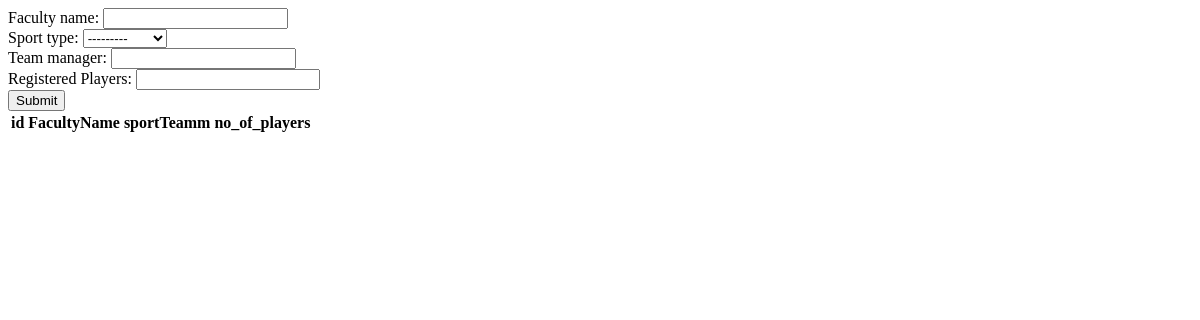
Before: /faculty/ with the older database file.
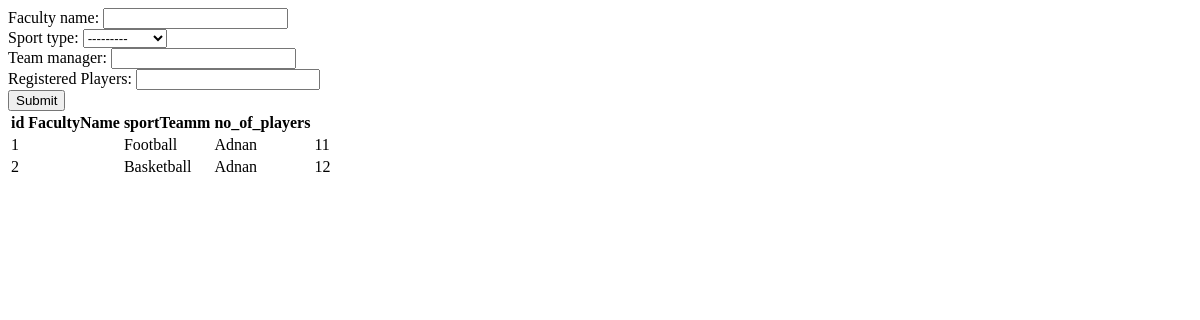
After: the same page with the newer database file.
### system/models.py (models this page shows, shortened)
class FacultyTeam(models.Model):
    sports = [
        ("Football", "Football"),
        ("Netball","Netaball"),
        ("Volleyball","Volleyball"),
        ("Basketball","Basketball"),
        ("Athletics","Athletics")
    ]
    Faculty_name = models.CharField(max_length=100)
    sport_type = models.CharField(max_length=100, choices=sports)
    team_manager = models.CharField(max_length=100)
    no_of_registered_players = models.PositiveBigIntegerField(verbose_name="Registered Players")

### system/views.py (the view)
# urls.py: path('faculty/', add_faculty_team_view, name="faculty_page")
def add_faculty_team_view(request):
    message = ""
    if request.method == "POST":
        facultyteamform = FacultyTeamForm(request.POST)
        if facultyteamform.is_valid():
            facultyteamform.save()
            message = "Form created successfully"
    else:
        facultyteamform = FacultyTeamForm()
    facultyteams = FacultyTeam.objects.all()
    context = {
        'form': facultyteamform,
        'msg': message,
        'facultyteams': facultyteams
    }
    return render(request, "add_faculty_team.html", context)

### system/forms.py
class FacultyTeamForm(ModelForm):
    class Meta:
        model = FacultyTeam
        fields = '__all__'

### system/templates/add_faculty_team.html (shortened to what this page needs)
<!DOCTYPE html>
<html lang="en">
<head>
</head>
<body>
    <form action="" method="post">
        {{form}}
        <input type="submit">
    </form>
    <table>
        <tr>
            <th>id</th>
            <th>FacultyName</th>
            <th>sportTeamm</th>
            <th>no_of_players</th>
        </tr>
        {% for  facultyteam in facultyteams %}
        <tr>
            <td>{{facultyteam.id}}</td>
            <td>{{facultyteam.faculty_name}}</td>
            <td>{{facultyteam.sport_type}}</td>
            <td>{{facultyteam.team_manager}}</td>
            <td>{{facultyteam.no_of_registered_players}}</td>
        </tr>
        {% endfor %}
    </table>
</body>
</html>

Changed rows visible on the page:
added FacultyTeam: id "1", sport_type "Football", team_manager "Adnan", no_of_registered_players "11"
added FacultyTeam: id "2", sport_type "Basketball", team_manager "Adnan", no_of_registered_players "12"
